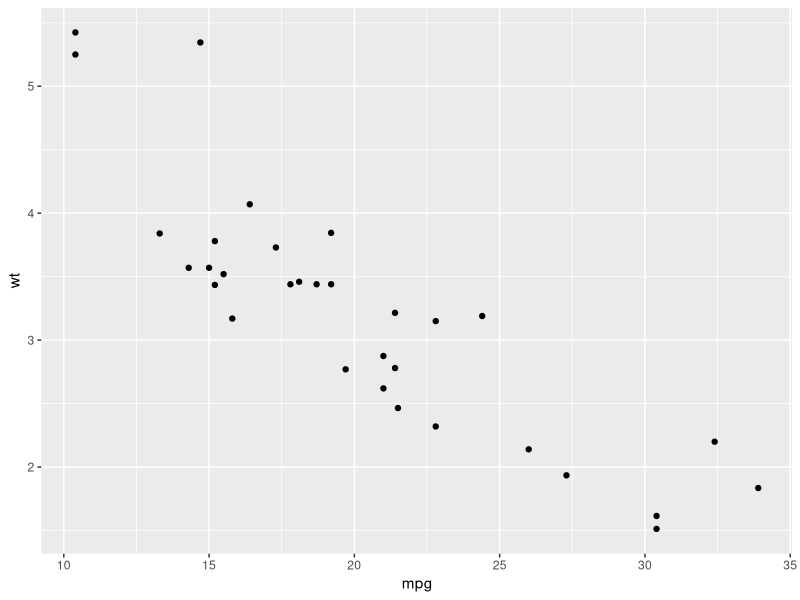
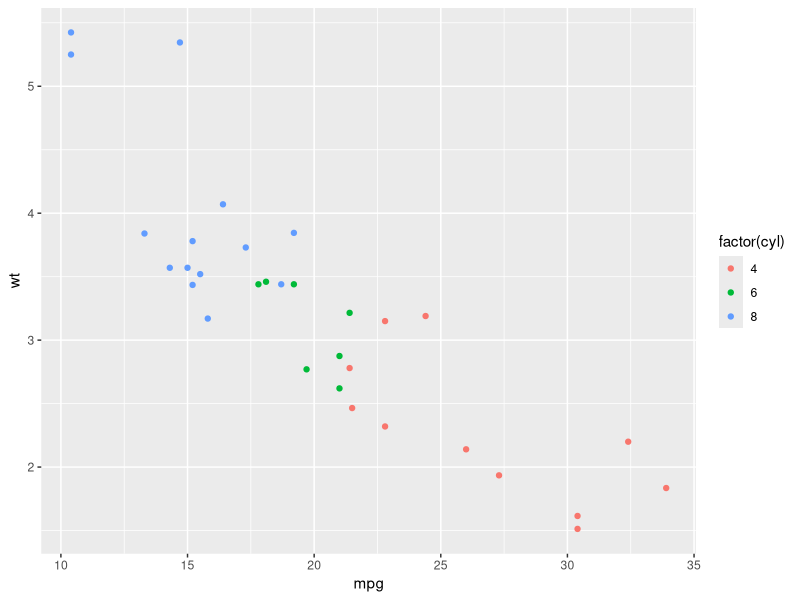
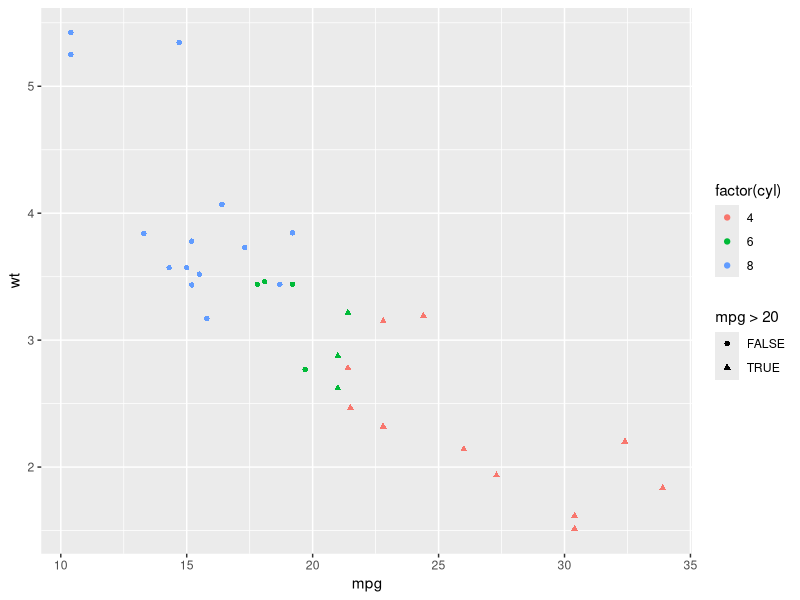
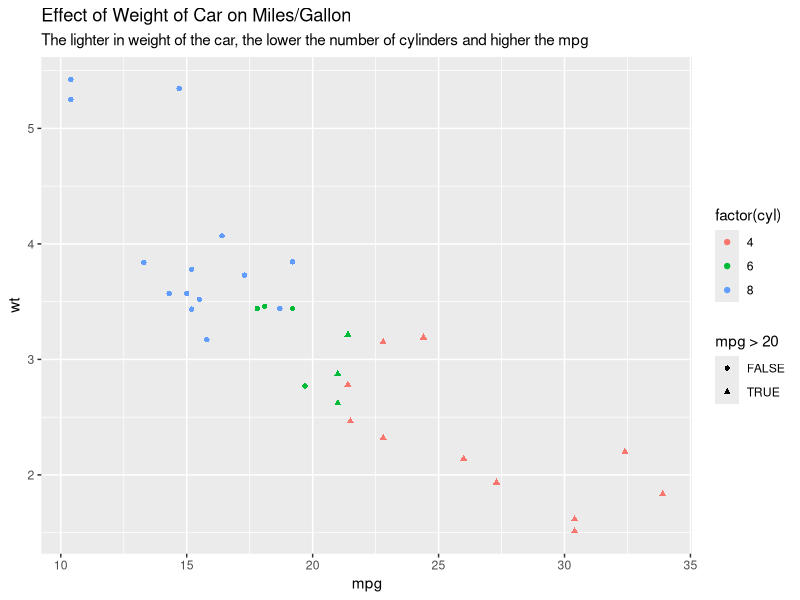
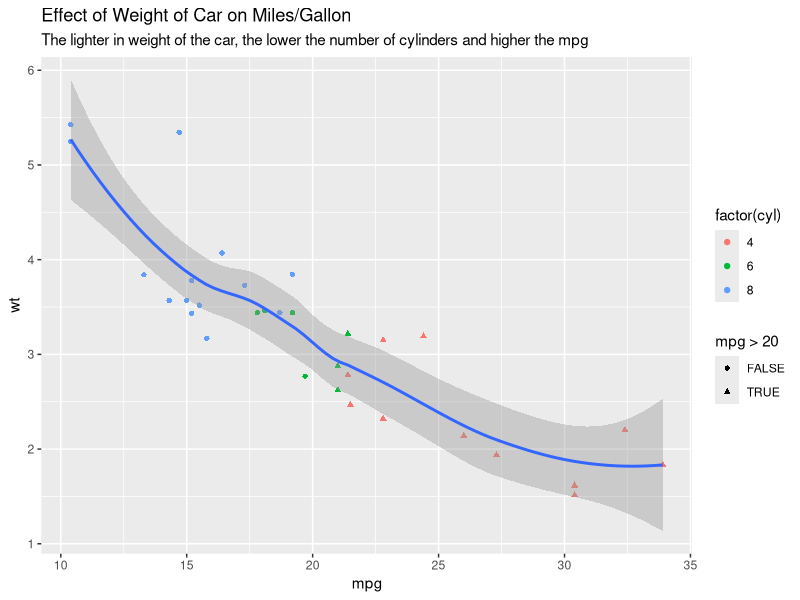

The R script that drew these images, in order:
#---- Week 1 ----

library(ggplot2)
library(dplyr)
library(tidyr)


#---- 3 ----
#Change row/car names into new column "car"
mtcars2 <- mtcars
mtcars2 <- tibble::rownames_to_column(mtcars2, "car")
as_tibble(mtcars2)


#---- 4 ----
# Boolean for if car does more than 20 mpg
mtcars4_1 <- mtcars2 |>
  mutate(over_twenty_mpg = mpg > 20)
mtcars4_1

# Mean mpg for each combination of cyl and gear
mtcars4_2 <- mtcars2 |>
  select(cyl, gear, mpg) |>
  group_by(cyl, gear) |>
  summarise(mean_mpg = mean(mpg, na.rm = TRUE))
mtcars4_2

# Drop all grouping from previous answer
mtcars4_3 <- mtcars2 |>
  select(cyl, gear, mpg) |>
  group_by(cyl, gear) |>
  summarise(mean_mpg = mean(mpg, na.rm = TRUE), .groups = "drop")
#  group_vars()
mtcars4_3

# Just want the first word which it the brand
mtcars4_4a <- mtcars2 |>
  separate(car, into = c("company", "make"), sep = " ", extra = "merge", fill = "right")
# Mean mpg for each combination of brand, cyl and gear
mtcars4_4b <- mtcars4_4a |>
  select(company, cyl, gear, mpg) |>
  group_by(company, cyl, gear) |>
  summarise(mean_mpg = mean(mpg, na.rm = TRUE), .groups = "drop")
mtcars4_4b


#---- 5 ----
# Scatter plot mpg against weight
ggplot(data = mtcars2) +
  geom_point(mapping = aes(x = mpg, y = wt))

# Use colour to indicate number of cylinders
ggplot(data = mtcars2) +
  geom_point(mapping = aes(x = mpg, y = wt, color = factor(cyl)))

# Use shapes to indicate cars over 20mpg
ggplot(data = mtcars2) +
  geom_point(mapping = aes(x = mpg, y = wt, colour = factor(cyl), shape = mpg > 20))

# Add a title and brief subtitle
ggplot(data = mtcars2) +
  geom_point(mapping = aes(x = mpg, y = wt, colour = factor(cyl), shape = mpg > 20)) +
  labs(title = "Effect of Weight of Car on Miles/Gallon",
       subtitle = "The lighter in weight of the car, the lower the number of cylinders and higher the mpg")

# Fitting a smooth line
ggplot(data = mtcars2) +
  geom_point(mapping = aes(x = mpg, y = wt, colour = factor(cyl), shape = mpg > 20)) +
  geom_smooth(mapping = aes(x = mpg, y = wt)) +
  labs(title = "Effect of Weight of Car on Miles/Gallon",
       subtitle = "The lighter in weight of the car, the lower the number of cylinders and higher the mpg")

